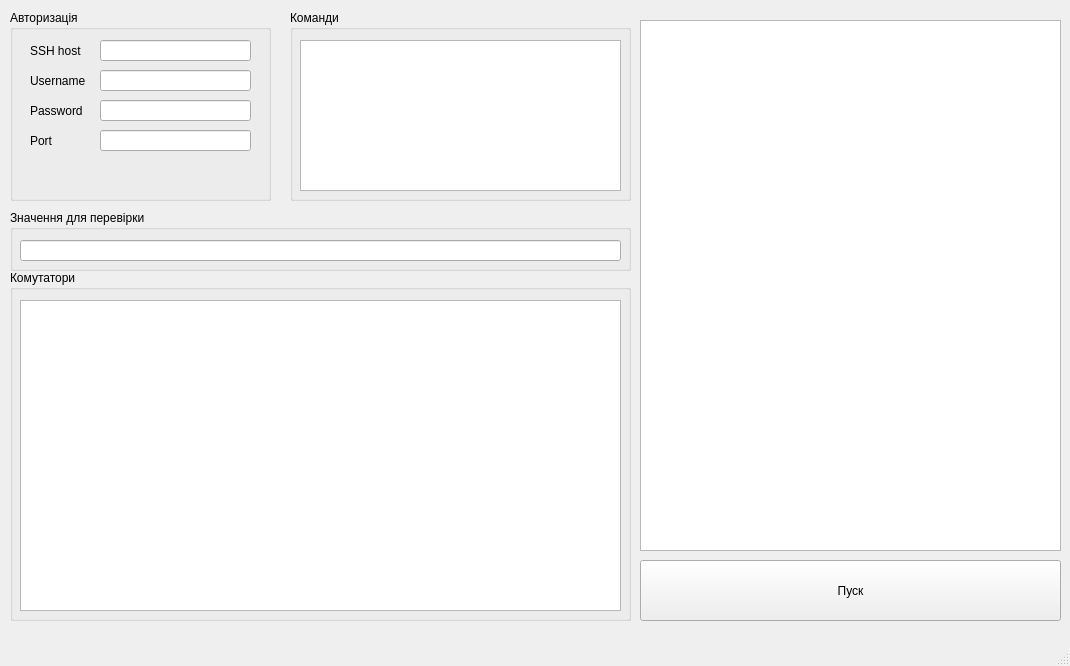
<?xml version="1.0" encoding="UTF-8"?>
<ui version="4.0">
 <class>MainWindow</class>
 <widget class="QMainWindow" name="MainWindow">
  <property name="geometry">
   <rect>
    <x>0</x>
    <y>0</y>
    <width>1070</width>
    <height>666</height>
   </rect>
  </property>
  <property name="windowTitle">
   <string>MainWindow</string>
  </property>
  <widget class="QWidget" name="centralwidget">
   <widget class="QGroupBox" name="groupBox">
    <property name="geometry">
     <rect>
      <x>10</x>
      <y>10</y>
      <width>261</width>
      <height>191</height>
     </rect>
    </property>
    <property name="title">
     <string>Авторизація</string>
    </property>
    <widget class="QLabel" name="label">
     <property name="geometry">
      <rect>
       <x>20</x>
       <y>30</y>
       <width>81</width>
       <height>21</height>
      </rect>
     </property>
     <property name="text">
      <string>SSH host</string>
     </property>
    </widget>
    <widget class="QLabel" name="label_2">
     <property name="geometry">
      <rect>
       <x>20</x>
       <y>60</y>
       <width>81</width>
       <height>21</height>
      </rect>
     </property>
     <property name="text">
      <string>Username</string>
     </property>
    </widget>
    <widget class="QLabel" name="label_3">
     <property name="geometry">
      <rect>
       <x>20</x>
       <y>90</y>
       <width>81</width>
       <height>21</height>
      </rect>
     </property>
     <property name="text">
      <string>Password</string>
     </property>
    </widget>
    <widget class="QLabel" name="label_4">
     <property name="geometry">
      <rect>
       <x>20</x>
       <y>120</y>
       <width>81</width>
       <height>21</height>
      </rect>
     </property>
     <property name="text">
      <string>Port</string>
     </property>
    </widget>
    <widget class="QLineEdit" name="lineEdit">
     <property name="geometry">
      <rect>
       <x>90</x>
       <y>30</y>
       <width>151</width>
       <height>21</height>
      </rect>
     </property>
     <property name="text">
      <string/>
     </property>
    </widget>
    <widget class="QLineEdit" name="lineEdit_2">
     <property name="geometry">
      <rect>
       <x>90</x>
       <y>90</y>
       <width>151</width>
       <height>21</height>
      </rect>
     </property>
     <property name="text">
      <string/>
     </property>
     <property name="echoMode">
      <enum>QLineEdit::PasswordEchoOnEdit</enum>
     </property>
    </widget>
    <widget class="QLineEdit" name="lineEdit_4">
     <property name="geometry">
      <rect>
       <x>90</x>
       <y>120</y>
       <width>151</width>
       <height>21</height>
      </rect>
     </property>
     <property name="text">
      <string/>
     </property>
    </widget>
    <widget class="QLineEdit" name="lineEdit_3">
     <property name="geometry">
      <rect>
       <x>90</x>
       <y>60</y>
       <width>151</width>
       <height>21</height>
      </rect>
     </property>
     <property name="autoFillBackground">
      <bool>false</bool>
     </property>
     <property name="text">
      <string/>
     </property>
    </widget>
   </widget>
   <widget class="QGroupBox" name="groupBox_2">
    <property name="geometry">
     <rect>
      <x>290</x>
      <y>10</y>
      <width>341</width>
      <height>191</height>
     </rect>
    </property>
    <property name="title">
     <string>Команди</string>
    </property>
    <widget class="QTextEdit" name="textEdit_2">
     <property name="geometry">
      <rect>
       <x>10</x>
       <y>30</y>
       <width>321</width>
       <height>151</height>
      </rect>
     </property>
    </widget>
   </widget>
   <widget class="QGroupBox" name="groupBox_3">
    <property name="geometry">
     <rect>
      <x>10</x>
      <y>270</y>
      <width>621</width>
      <height>351</height>
     </rect>
    </property>
    <property name="title">
     <string>Комутатори</string>
    </property>
    <widget class="QTextEdit" name="textEdit">
     <property name="geometry">
      <rect>
       <x>10</x>
       <y>30</y>
       <width>601</width>
       <height>311</height>
      </rect>
     </property>
    </widget>
   </widget>
   <widget class="QPushButton" name="pushButton">
    <property name="geometry">
     <rect>
      <x>640</x>
      <y>560</y>
      <width>421</width>
      <height>61</height>
     </rect>
    </property>
    <property name="text">
     <string>Пуск</string>
    </property>
   </widget>
   <widget class="QTextEdit" name="textEdit_3">
    <property name="geometry">
     <rect>
      <x>640</x>
      <y>20</y>
      <width>421</width>
      <height>531</height>
     </rect>
    </property>
   </widget>
   <widget class="QGroupBox" name="groupBox_4">
    <property name="geometry">
     <rect>
      <x>10</x>
      <y>210</y>
      <width>621</width>
      <height>61</height>
     </rect>
    </property>
    <property name="title">
     <string>Значення для перевірки</string>
    </property>
    <widget class="QLineEdit" name="lineEdit_5">
     <property name="geometry">
      <rect>
       <x>10</x>
       <y>30</y>
       <width>601</width>
       <height>21</height>
      </rect>
     </property>
    </widget>
   </widget>
  </widget>
  <widget class="QMenuBar" name="menubar">
   <property name="geometry">
    <rect>
     <x>0</x>
     <y>0</y>
     <width>1070</width>
     <height>20</height>
    </rect>
   </property>
  </widget>
  <widget class="QStatusBar" name="statusbar"/>
 </widget>
 <resources/>
 <connections/>
</ui>
